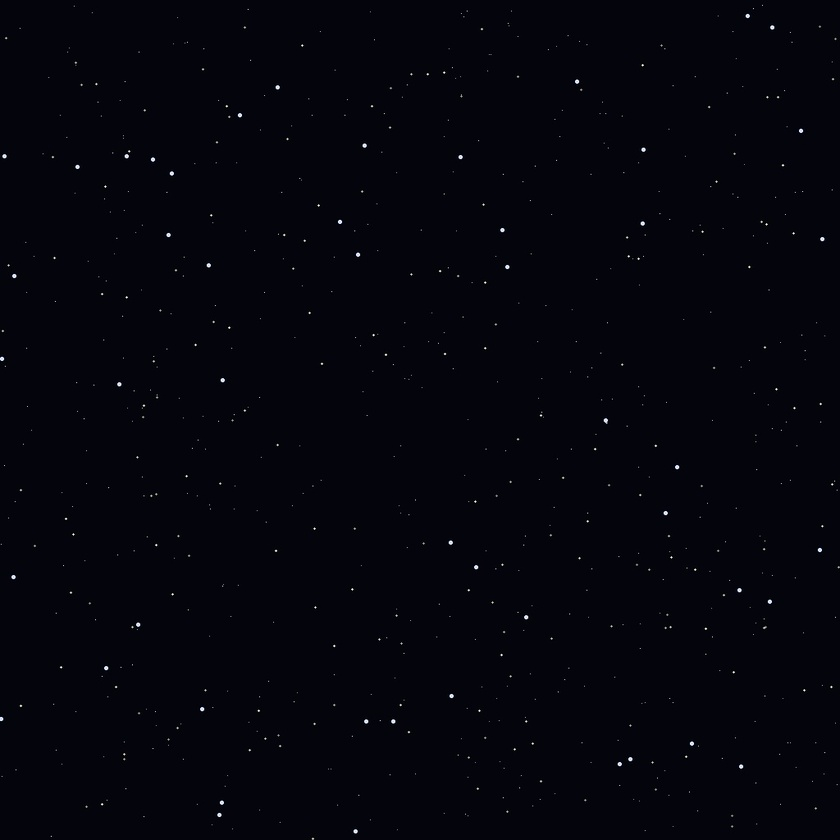
#> input picture images/space.jpg, 840 x 840 px, shrunk from 1024 x 1024 before the run, found by its file name
$ python make_space_cross.py space.jpg space_cross.png
#> lines starting #> are read from the running program, lines starting #| are printed output that depends on the picture
"""Monta a cruz 4x3 do cubemap de fundo (espaco) a partir de space.jpg.

O TexCube do framework fatia uma imagem em cruz (grade 4x3) nas 6 faces:
    linha 0:        .   topo  .    .
    linha 1:      esq  frente dir  tras
    linha 2:        .  baixo  .    .
Cada face recebe uma variante (espelhada/rotacionada) do mesmo campo de
estrelas, para que as faces nao se repitam de forma obvia. Como o fundo e
pontos brancos sobre preto, nao ha emenda visivel entre as faces.

Uso: python make_space_cross.py space.jpg space_cross.png
"""
import sys

import numpy as np
from PIL import Image


def main():
    src, dst = sys.argv[1], sys.argv[2]
    face = np.asarray(Image.open(src).convert("RGB"))
#> face is the input picture: shape (840, 840, 3); mean R, G, B 4.5, 4.6, 12.5
    n = face.shape[0]
#> n = 840

    variants = [
        face,
        face[:, ::-1],
        face[::-1, :],
        face[::-1, ::-1],
        np.transpose(face, (1, 0, 2)),
        np.transpose(face, (1, 0, 2))[::-1, ::-1],
    ]

    background = face[0, 0]  # cor do ceu, para as celulas sem uso da cruz
#> background = [4, 4, 12]
    cross = np.tile(background, (3 * n, 4 * n, 1)).astype(np.uint8)
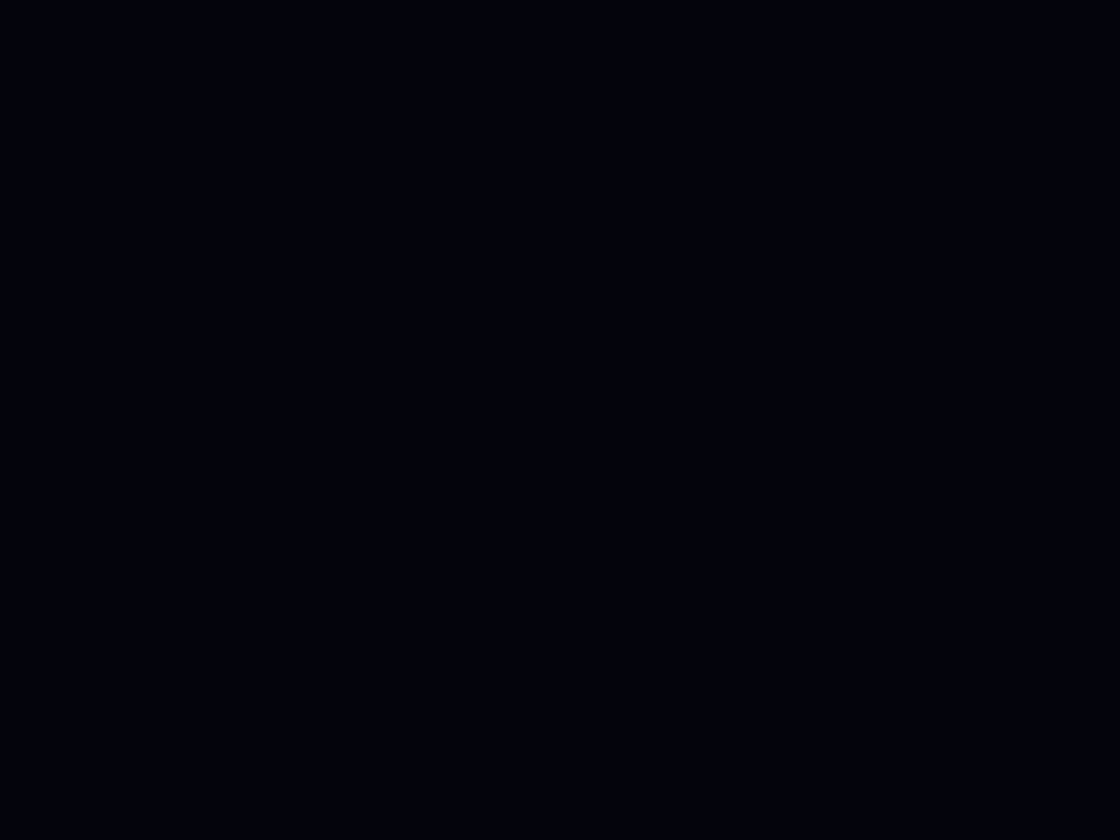
#> cross: shape (2520, 3360, 3) (shown at 1/3 size); mean of channels 0, 1, 2 4, 4, 12; drawn as R, G, B

    # (linha, coluna) de cada face na cruz: topo, esq, frente, dir, tras, baixo
    cells = [(0, 1), (1, 0), (1, 1), (1, 2), (1, 3), (2, 1)]
    for (row, col), img in zip(cells, variants):
        cross[row * n:(row + 1) * n, col * n:(col + 1) * n] = img
#> this loop made 6 passes
#> (row, col) on passes 1 to 6: (0, 1), (1, 0), (1, 1), (1, 2), (1, 3), (2, 1)

    Image.fromarray(cross, "RGB").save(dst)
    print(f"{dst}: {cross.shape[1]}x{cross.shape[0]}")
#| space_cross.png: 3360x2520


if __name__ == "__main__":
    main()
